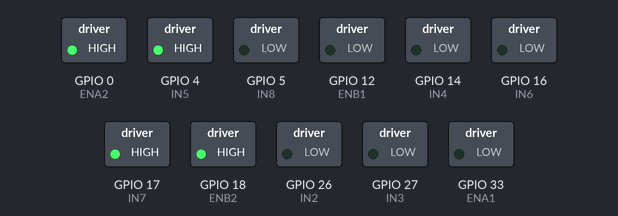
Bench run of a sketch on a simulated ESP32. Shown: switched loads named in the sketch (green lamp = pin HIGH).

Above: at 0.1 s.
Timing chart, 0 to 1.6 s (numbered marks = the images above):
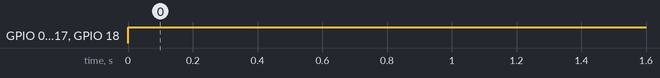

The sketch:

rtp_easy.ino
```cpp
#include <Ps3Controller.h>
#include <ESP32Servo.h>

// -------------------- L298N --------------------
// ===== PIN SETUP DRIVER 1 (BELAKANG) =====
#define ENA1 33
#define IN1 253
#define IN2 26
#define IN3 27
#define IN4 14
#define ENB1 12

// ===== PIN SETUP DRIVER 2 (DEPAN) =====
#define ENA2 0     // ganti dari 0 biar aman boot
#define IN5 4
#define IN6 16
#define IN7 17
#define IN8 5
#define ENB2 18

int speed = 255;

void setup() {
  Serial.begin(115200);

  // motor kiri
  pinMode(ENA1, OUTPUT);
  pinMode(IN1, OUTPUT);
  pinMode(IN2, OUTPUT);
  pinMode(IN3, OUTPUT);
  pinMode(IN4, OUTPUT);
  pinMode(ENB1, OUTPUT);

  // motor kanan
  pinMode(ENA2, OUTPUT);
  pinMode(IN5, OUTPUT);
  pinMode(IN6, OUTPUT);
  pinMode(IN7, OUTPUT);
  pinMode(IN8, OUTPUT);
  pinMode(ENB2, OUTPUT);

}

void loop() {
    digitalWrite(IN5, HIGH);
    digitalWrite(IN6, LOW);
    analogWrite(ENA2, speed);

    digitalWrite(IN7, HIGH);
    digitalWrite(IN8, LOW);
    analogWrite(ENB2, speed);
}
```

Measured:
- by itself, GPIO 0 (ENA2), GPIO 17 (IN7), GPIO 18 (ENB2): LOW → HIGH at 0.00 s
